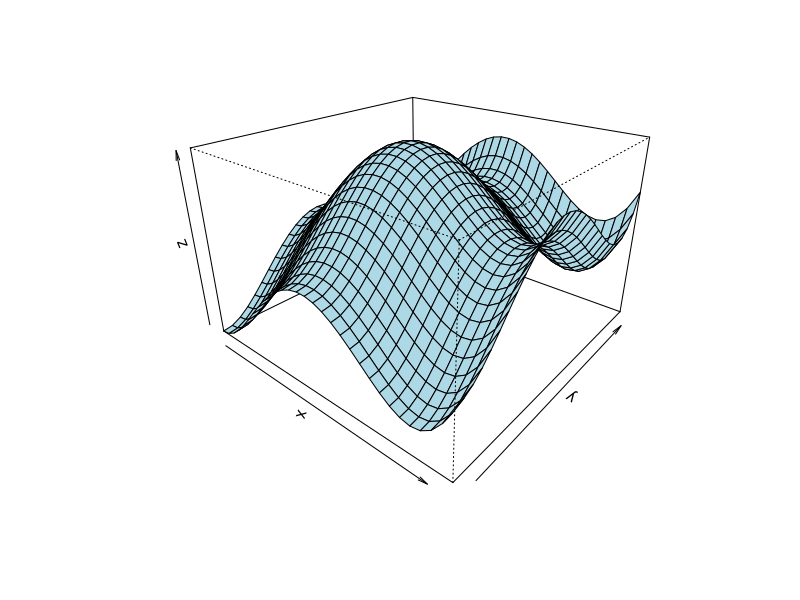

Generate this figure with R: (Note: this script raises an error after producing the figure.)
library("lattice")
library("latticeExtra")
g <- function(x, y) {
  return(((x + 0.5)^4 - 30 * x^2 - 20 * x + (y + 0.5)^4 - 30 * y^2 - 20 * y)/100)
}

x <- seq(-4.5, 4.5, length= 30)
y <- x
z <- outer(x, y, g)
z[is.na(z)] <- 1
op <- par(bg = "white")
png("gptb.png")
persp(x, y, z, theta = 40, phi = 25, expand = .65, col = "lightblue")
graphics.off()

low <- -4
high <- 4
step <- 0.5
replicas <- 100

replica <- function(t) {
  curr <- runif(2, low, high)
  best <- curr
 
  for (tiempo in 1:t) {
    best1 <- numeric()
    best2 <- numeric()
    delta.x <- runif(1, 0, step)
    delta.y <- runif(1, 0, step)
    x1 <- curr[1] - delta.x
    x2 <- curr[1] + delta.x
    y1 <- curr[2] - delta.y
    y2 <- curr[2] + delta.y
    if (x2 > 4) {
      x2 <- x2 - 8
    } else{
      x2 <- x2
    }
    if (y2 > 4) {
      y2 <- y2 - 8
    } else{
      y2 <- y2
    }
    if (x1 < -4) {
      x1 <- x1 + 8
    }else{
      x1 <- x1
    }
    if (y1 < -4) {
      y1 <- y1 + 8
    } else{
      y1 <- y1
    }
    
    
    
    if (g(x1, curr[2]) < g(x2, curr[2])) {
      best1 <- x2
    } else {
      best1 <- x1
    }
    
    if (g(curr[1], y2) < g(curr[1], y1)) {
      best2 <- y1
    } else {
      best2 <- y2
    }
    
    if (g(best1, curr[2]) < g(curr[1], best2)) {
      curr <- c(curr[1], best2)
    } else {
      curr <- c(best1, curr[2])
    }
    if (g(curr[1], curr[2]) > g(best[1], best[2])) {
      best <- curr
    }
  }
  return(best)
}

suppressMessages(library(doParallel))
registerDoParallel(makeCluster(detectCores() - 1))

resultados <- c()
for (p in 2:4) {
  tmax <- 10^p
  resultados <- c(resultados, foreach(i = 1:replicas, .combine=c) %dopar% replica(tmax))
}
stopImplicitCluster()
respuesta <- c()
resultado <- data.frame()
for(i in seq(1, (length(resultados) -1), by= 2)){
  respuesta <- c(respuesta, g(resultados[i], resultados[i + 1]))
}
aux <- matrix(resultados, ncol = 2, byrow = T)
resultado <- cbind(respuesta, aux)
write.csv(resultado,"resultados.csv")
print(resultado[max(resultado[,1])== resultado[,1],])
